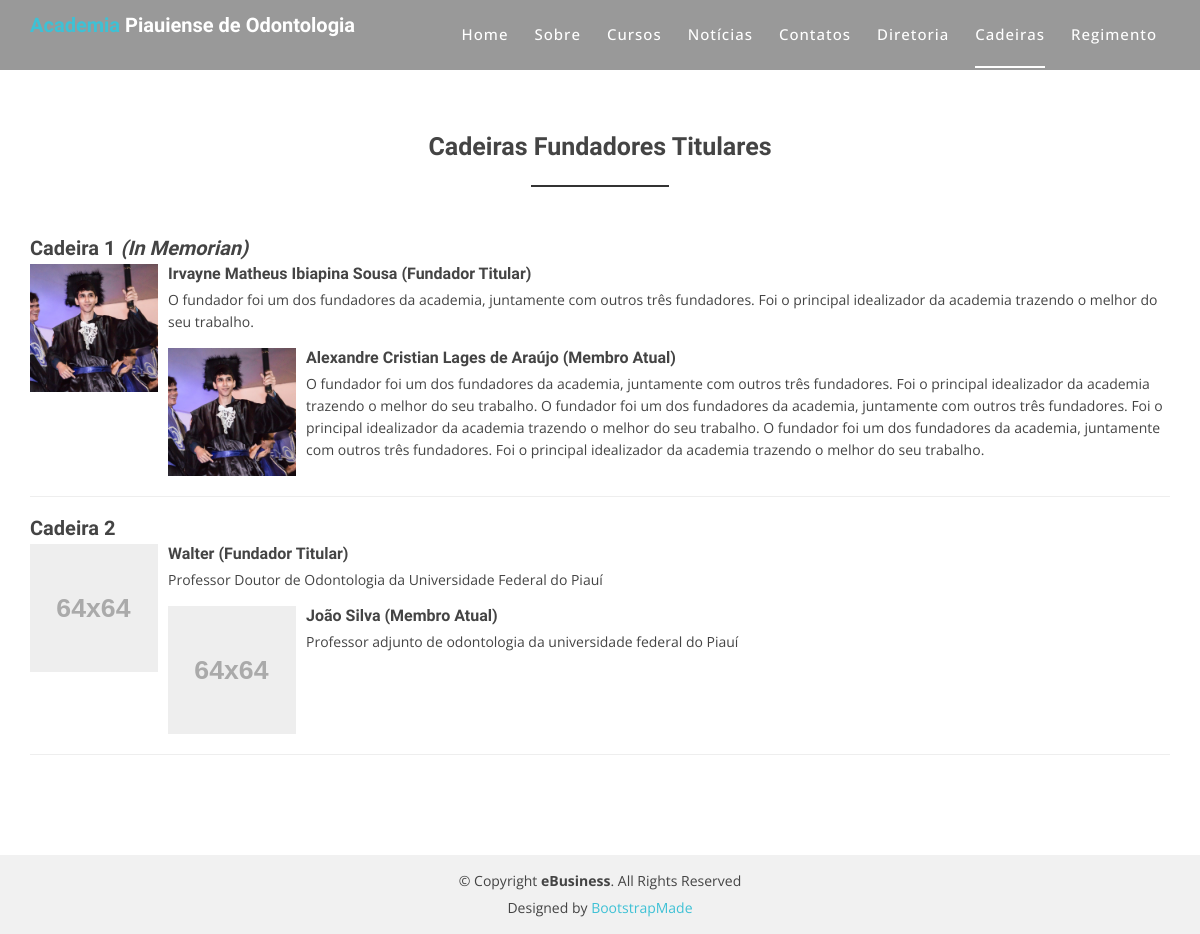
The page /cadeira/lista/ on the database its author committed.
### core/models.py (models this page shows)
class CadeiraFundadoresTitulares(models.Model):
	nome_fundador_titular = models.CharField(max_length=150)
	nome_membro_atual = models.CharField(max_length=150)
	descricao_fundador_titular = models.CharField(max_length=250)
	descricao_membro_atual = models.CharField(max_length=250)
	imagem_membro_atual = models.ImageField(upload_to='imagens/', blank=True, null=True)
	in_memorian = models.BooleanField(default=False)

### front/views.py (the view)
# urls.py: path('cadeira/lista/', views.lista_cadeiras_fundadores, name='front_cadeiras_fundadores'),
def lista_cadeiras_fundadores(request):
	cadeiras_fundadores = CadeiraFundadoresTitulares.objects.all()
	return render(request, 'front_lista_cadeiras_fundadores.html', {'cadeiras': cadeiras_fundadores})

### front/templates/front_lista_cadeiras_fundadores.html (shortened to what this page needs)
{% load staticfiles %}
<!doctype html>
<html lang="pt-br">
<head>
  <link href="{% static "lib/bootstrap/css/bootstrap.min.css" %}" rel="stylesheet">
  <link href="{% static "lib/nivo-slider/css/nivo-slider.css" %}" rel="stylesheet">
  <link href="{% static "lib/owlcarousel/owl.carousel.css" %}" rel="stylesheet">
  <link href="{% static "lib/owlcarousel/owl.transitions.css" %}" rel="stylesheet">
  <link href="{% static "lib/font-awesome/css/font-awesome.min.css" %}" rel="stylesheet">
  <link href="{% static "lib/animate/animate.min.css" %}" rel="stylesheet">
  <link href="{% static "lib/venobox/venobox.css" %}" rel="stylesheet">
  <link href="{% static "css/nivo-slider-theme.css" %}" rel="stylesheet">
  <link href="{% static "css/cadeiras.css" %}" rel="stylesheet">
  <link href="{% static "css/responsive.css" %}" rel="stylesheet">
  <link href="{% static "css/noticia.css" %}" rel="stylesheet">
</head>
<body data-spy="scroll" data-target="#navbar-example">
  <header>
    <div id="sticker" class="header-area">
      <div class="container">
        <div class="row">
          <div class="col-md-12 col-sm-12">
            <nav class="navbar navbar-default">
              <div class="navbar-header">
                <a class="navbar-brand page-scroll sticky-logo" href="{% url 'index' %}">
                  <h1><span>Academia</span> Piauiense de Odontologia</h1>
                </a>
              </div>
              <div class="collapse navbar-collapse main-menu bs-example-navbar-collapse-1" id="navbar-example">
                <ul class="nav navbar-nav navbar-right">
                  <li class="active">
                    <a class="page-scroll" href="{% url 'index' %}#home">Home</a>
                  </li>
                  <li>
                    <a class="page-scroll" href="{% url 'index' %}#sobre">Sobre</a>
                  </li>
                  <li>
                    <a class="page-scroll" href="{% url 'index' %}#cursos">Cursos</a>
                  </li>
                  <li>
                    <a class="page-scroll" href="{% url 'index' %}#noticias">Notícias</a>
                  </li>
                  <li>
                    <a class="page-scroll" href="{% url 'index' %}#contatos">Contatos</a>
                  </li>
                  <li>
                    <a href="{% url 'front_diretoria' %}">Diretoria</a>
                  </li>
                  <li>
                    <a class="page-scroll" href="#cadeiras">Cadeiras</a>
                  </li>
                  <li>
                    <a href="{% url 'front_estatuto' %}">Regimento</a>
                  </li>
                </ul>
              </div>
            </nav>
          </div>
        </div>
      </div>
    </div>
  </header>
  <div id="cadeiras">
    <div class="blog-inner area-padding">
      <div class="container ">
        <div class="row">
          <div class="col-md-12 col-sm-12 col-xs-12">
            <div class="section-headline text-center">
              <h2>Cadeiras Fundadores Titulares</h2>
            </div>
            {% for cadeira in cadeiras %}
              {% if cadeira.in_memorian %}
                <h5 class="media-heading"><b class="cadeira-fundandor"></b> <b><em>(In Memorian)</em></b></h5>
              {% else %}
                <h5 class="media-heading"><b class="cadeira-fundandor"></b></h5>
              {% endif %}
            <div class="bs-example" data-example-id="media-list">
              <ul class="media-list">
                <li class="media">
                  <div class="media-left">
                    <a href="#">
                      {% if cadeira.imagem_membro_atual %}
                        <img alt="64x64" class="media-object" data-src="holder.js/64x64" src="{{cadeira.imagem_membro_atual}}" data-holder-rendered="true" class="img-thumbnail" style="width: 128px; height: 128px;">
                      {% else %}
                        <img alt="64x64" class="media-object" data-src="holder.js/64x64" data-holder-rendered="true" class="img-thumbnail" style="width: 128px; height: 128px;">
                      {% endif %}
                    </a>
                  </div>
                  <div class="media-body">
                    <h6 class="media-heading"><b>{{cadeira.nome_fundador_titular}} (Fundador Titular)</b></h6>
                    <p>{{cadeira.descricao_fundador_titular}}</p>
                    <div class="media">
                      <div class="media-left">
                        <a href="#">
                          {% if cadeira.imagem_membro_atual %}
                            <img alt="64x64" class="media-object" data-src="holder.js/64x64" src="{{cadeira.imagem_membro_atual}}" data-holder-rendered="true" class="img-thumbnail" style="width: 128px; height: 128px;">
                          {% else %}
                            <img alt="64x64" class="media-object" data-src="holder.js/64x64" data-holder-rendered="true" class="img-thumbnail" style="width: 128px; height: 128px;">
                          {% endif %}
                        </a>
                      </div>
                      <div class="media-body">
                        <h6 class="media-heading"><b>{{cadeira.nome_membro_atual}} (Membro Atual)</b></h6>
                        <p>{{cadeira.descricao_membro_atual}}</p>
                      </div>
                    </div>
                  </div>
                </li>
              </ul>
            </div>
            <hr>
            {% endfor %}
          </div>
        </div>
      </div>
    </div>
  </div>
  <footer>
    <div class="footer-area-bottom">
      <div class="container">
        <div class="row">
          <div class="col-md-12 col-sm-12 col-xs-12">
            <div class="copyright text-center">
              <p>
                &copy; Copyright <strong>eBusiness</strong>. All Rights Reserved
              </p>
            </div>
            <div class="credits">
              Designed by <a href="https://bootstrapmade.com/">BootstrapMade</a>
            </div>
          </div>
        </div>
      </div>
    </div>
  </footer>
</body>
</html>

### front/static/css/cadeiras.css (style rules this page uses)
html, body { height: 100%; }
p { margin: 0 0 15px; color: #444; }
h1, h2, h3, h4, h5, h6 { font-family: 'Raleway', sans-serif; margin: 0 0 15px; color: #444; font-weight: 500; }
h1 { font-size: 48px; line-height: 50px; }
h2 { font-size: 38px; line-height: 40px; }
h5 { font-size: 20px; line-height: 22px; }
h6 { font-size: 16px; line-height: 20px; }
a { transition: all 0.3s ease 0s; text-decoration: none; }
body { background: #fff none repeat scroll 0 0; color: #444; font-family: 'Open Sans', sans-serif; font-size: 14px; text-align: left; overflow-x: hidden; line-height: 22px; }
ul { list-style: outside none none; margin: 0; padding: 0; }
.area-padding { padding: 70px 0px 80px; }
.section-headline h2 { display: inline-block; font-size: 40px; font-weight: 600; margin-bottom: 70px; position: relative; text-transform: capitalize; }
.section-headline h2::after { border: 1px solid #333; bottom: -20px; content: ""; left: 0; margin: 0 auto; position: absolute; right: 0; width: 40%; }
.header-area { position: absolute; top: 0; left: 0; width: 100%; height: auto; background: rgba(0, 0, 0, 0.40); z-index: 9; }
.navbar-header a.navbar-brand { display: inline-block; height: 70px; padding: 15px 0; }
.main-menu ul.navbar-nav li { display: inline-block; padding: 0px 13px; }
.main-menu ul.navbar-nav li a { background: rgba(0, 0, 0, 0) none repeat scroll 0 0; color: #fff; font-size: 15px; font-weight: 500; padding: 24px 0px; text-transform: capitalize; letter-spacing: 1px; }
.main-menu ul.navbar-nav li.active a::after { border: 1px solid #fff; bottom: 0px; content: ""; left: 0; position: absolute; width: 100%; }
.main-menu ul.navbar-nav li.active a { background: rgba(0, 0, 0, 0) none repeat scroll 0 0; color: #fff; position: relative; }
.navbar { border: medium none; margin-bottom: 0; }
.navbar-default { background: rgba(0, 0, 0, 0) none repeat scroll 0 0; }
.sticky-logo h1 { color: #fff; padding: 0; margin: 0; font-size: 20px; font-weight: bold; line-height: 1; }
.sticky-logo h1 span { color: #3ec1d5; }
.footer-area-bottom { background: #f1f1f1 none repeat scroll 0 0; padding: 15px 0; }
.copyright>p { margin-bottom: 0; color: #444; }
.copyright a, .credits a { color: #3EC1D5; }
.credits { padding-top: 5px; text-align: center; }

### front/static/css/noticia.css (style rules this page uses)
.section-headline h2 { font-size: 25px; margin-top: 5%; }

### rows shown on the page
CadeiraFundadoresTitulares: in_memorian "Cadeira 1", imagem_membro_atual (picture), nome_fundador_titular "Irvayne Matheus Ibiapina Sousa", descricao_fundador_titular "O fundador foi um dos fundadores da academia, juntamente com outros três fundadores. Foi o principal idealizador da academia trazendo o melhor do seu trabalho.", nome_membro_atual "Alexandre Cristian Lages de Araújo", descricao_membro_atual "O fundador foi um dos fundadores da academia, juntamente com outros três fundadores. Foi o principal idealizador da academia trazendo o melhor do seu trabalho. O fundador foi um dos fundadores da academia, juntamente com outros três fundadores. Foi o principal idealizador da academia trazendo o melhor do seu trabalho. O fundador foi um dos fundadores da academia, juntamente com outros três fundadores. Foi o principal idealizador da academia trazendo o melhor do seu trabalho."
CadeiraFundadoresTitulares: in_memorian "Cadeira 2", nome_fundador_titular "Walter", descricao_fundador_titular "Professor Doutor de Odontologia da Universidade Federal do Piauí", nome_membro_atual "João Silva", descricao_membro_atual "Professor adjunto de odontologia da universidade federal do Piauí"
